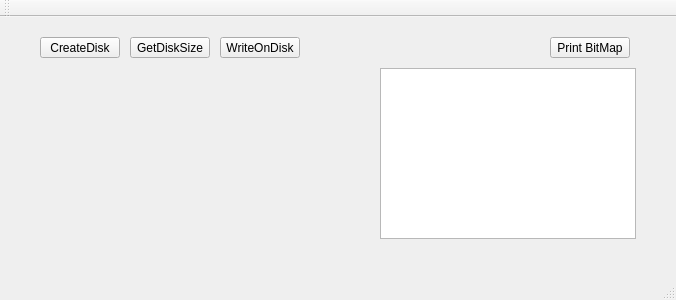
<?xml version="1.0" encoding="UTF-8"?>
<ui version="4.0">
 <class>MainWindow</class>
 <widget class="QMainWindow" name="MainWindow">
  <property name="geometry">
   <rect>
    <x>0</x>
    <y>0</y>
    <width>676</width>
    <height>300</height>
   </rect>
  </property>
  <property name="windowTitle">
   <string>MainWindow</string>
  </property>
  <widget class="QWidget" name="centralWidget">
   <widget class="QPushButton" name="pushButton">
    <property name="geometry">
     <rect>
      <x>40</x>
      <y>20</y>
      <width>80</width>
      <height>21</height>
     </rect>
    </property>
    <property name="text">
     <string>CreateDisk</string>
    </property>
   </widget>
   <widget class="QPushButton" name="pushButton_2">
    <property name="geometry">
     <rect>
      <x>130</x>
      <y>20</y>
      <width>80</width>
      <height>21</height>
     </rect>
    </property>
    <property name="text">
     <string>GetDiskSize</string>
    </property>
   </widget>
   <widget class="QPushButton" name="pushButton_3">
    <property name="geometry">
     <rect>
      <x>220</x>
      <y>20</y>
      <width>80</width>
      <height>21</height>
     </rect>
    </property>
    <property name="text">
     <string>WriteOnDisk</string>
    </property>
   </widget>
   <widget class="QListWidget" name="listWidget">
    <property name="geometry">
     <rect>
      <x>380</x>
      <y>51</y>
      <width>256</width>
      <height>171</height>
     </rect>
    </property>
   </widget>
   <widget class="QPushButton" name="pushButton_4">
    <property name="geometry">
     <rect>
      <x>550</x>
      <y>20</y>
      <width>80</width>
      <height>21</height>
     </rect>
    </property>
    <property name="text">
     <string>Print BitMap</string>
    </property>
   </widget>
  </widget>
  <widget class="QMenuBar" name="menuBar">
   <property name="geometry">
    <rect>
     <x>0</x>
     <y>0</y>
     <width>676</width>
     <height>20</height>
    </rect>
   </property>
  </widget>
  <widget class="QToolBar" name="mainToolBar">
   <attribute name="toolBarArea">
    <enum>TopToolBarArea</enum>
   </attribute>
   <attribute name="toolBarBreak">
    <bool>false</bool>
   </attribute>
  </widget>
  <widget class="QStatusBar" name="statusBar"/>
 </widget>
 <layoutdefault spacing="6" margin="11"/>
 <resources/>
 <connections/>
</ui>
